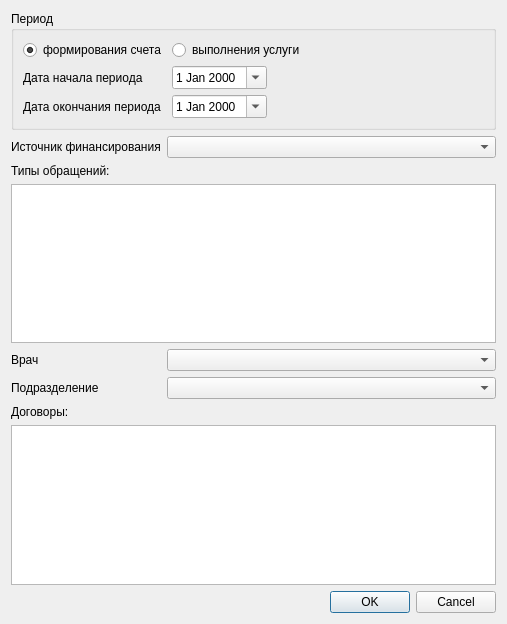
<?xml version="1.0" encoding="UTF-8"?>
<ui version="4.0">
 <class>ReportFinanceSummarySetupDialog</class>
 <widget class="QDialog" name="ReportFinanceSummarySetupDialog">
  <property name="geometry">
   <rect>
    <x>0</x>
    <y>0</y>
    <width>507</width>
    <height>624</height>
   </rect>
  </property>
  <property name="windowTitle">
   <string>Dialog</string>
  </property>
  <layout class="QGridLayout" name="gridLayout">
   <item row="0" column="0" colspan="3">
    <widget class="QGroupBox" name="groupBox">
     <property name="title">
      <string>Период</string>
     </property>
     <layout class="QGridLayout" name="gridLayout_2">
      <item row="1" column="1">
       <widget class="CDateEdit" name="edtBegDate">
        <property name="sizePolicy">
         <sizepolicy hsizetype="Maximum" vsizetype="Fixed">
          <horstretch>0</horstretch>
          <verstretch>0</verstretch>
         </sizepolicy>
        </property>
        <property name="calendarPopup">
         <bool>true</bool>
        </property>
       </widget>
      </item>
      <item row="1" column="0">
       <widget class="QLabel" name="lblBegDate">
        <property name="text">
         <string>Дата начала периода</string>
        </property>
        <property name="buddy">
         <cstring>edtBegDate</cstring>
        </property>
       </widget>
      </item>
      <item row="2" column="1">
       <widget class="CDateEdit" name="edtEndDate">
        <property name="sizePolicy">
         <sizepolicy hsizetype="Maximum" vsizetype="Fixed">
          <horstretch>0</horstretch>
          <verstretch>0</verstretch>
         </sizepolicy>
        </property>
        <property name="calendarPopup">
         <bool>true</bool>
        </property>
       </widget>
      </item>
      <item row="2" column="0">
       <widget class="QLabel" name="lblEndDate">
        <property name="text">
         <string>Дата окончания периода</string>
        </property>
       </widget>
      </item>
      <item row="0" column="0">
       <widget class="QRadioButton" name="rbtnByFormingAccountDate">
        <property name="text">
         <string>формирования счета</string>
        </property>
        <property name="checked">
         <bool>true</bool>
        </property>
       </widget>
      </item>
      <item row="1" column="2">
       <spacer name="horizontalSpacer">
        <property name="orientation">
         <enum>Qt::Horizontal</enum>
        </property>
        <property name="sizeHint" stdset="0">
         <size>
          <width>103</width>
          <height>20</height>
         </size>
        </property>
       </spacer>
      </item>
      <item row="0" column="1">
       <widget class="QRadioButton" name="rbtnByActionEndDate">
        <property name="text">
         <string>выполнения услуги</string>
        </property>
       </widget>
      </item>
     </layout>
     <zorder>lblEndDate</zorder>
     <zorder>lblBegDate</zorder>
     <zorder>edtBegDate</zorder>
     <zorder>horizontalSpacer</zorder>
     <zorder>edtEndDate</zorder>
     <zorder>rbtnByFormingAccountDate</zorder>
     <zorder>rbtnByActionEndDate</zorder>
    </widget>
   </item>
   <item row="7" column="1" colspan="2">
    <widget class="COrgStructureComboBox" name="cmbOrgStruct"/>
   </item>
   <item row="7" column="0">
    <widget class="QLabel" name="lblOrgStruct">
     <property name="text">
      <string>Подразделение</string>
     </property>
    </widget>
   </item>
   <item row="1" column="0">
    <widget class="QLabel" name="lblFinanceType">
     <property name="text">
      <string>Источник финансирования</string>
     </property>
    </widget>
   </item>
   <item row="1" column="1" colspan="2">
    <widget class="CRBComboBox" name="cmbFinanceType"/>
   </item>
   <item row="6" column="1" colspan="2">
    <widget class="CPersonComboBoxEx" name="cmbPerson"/>
   </item>
   <item row="3" column="0">
    <widget class="QLabel" name="label">
     <property name="text">
      <string>Типы обращений:</string>
     </property>
    </widget>
   </item>
   <item row="6" column="0">
    <widget class="QLabel" name="lblPerson">
     <property name="text">
      <string>Врач</string>
     </property>
    </widget>
   </item>
   <item row="4" column="0" colspan="3">
    <widget class="CRBListBox" name="lstItems"/>
   </item>
   <item row="10" column="2">
    <widget class="QDialogButtonBox" name="buttonBox">
     <property name="orientation">
      <enum>Qt::Horizontal</enum>
     </property>
     <property name="standardButtons">
      <set>QDialogButtonBox::Cancel|QDialogButtonBox::Ok</set>
     </property>
    </widget>
   </item>
   <item row="8" column="0">
    <widget class="QLabel" name="lblContract">
     <property name="text">
      <string>Договоры:</string>
     </property>
    </widget>
   </item>
   <item row="9" column="0" colspan="3">
    <widget class="CTableView" name="lstContracts">
     <property name="selectionMode">
      <enum>QAbstractItemView::MultiSelection</enum>
     </property>
     <attribute name="horizontalHeaderVisible">
      <bool>true</bool>
     </attribute>
    </widget>
   </item>
  </layout>
  <zorder>groupBox</zorder>
  <zorder>lblPerson</zorder>
  <zorder>label</zorder>
  <zorder>buttonBox</zorder>
  <zorder>lstItems</zorder>
  <zorder>lblFinanceType</zorder>
  <zorder>cmbPerson</zorder>
  <zorder>cmbFinanceType</zorder>
  <zorder>lblContract</zorder>
  <zorder>lblOrgStruct</zorder>
  <zorder>cmbOrgStruct</zorder>
  <zorder>lstContracts</zorder>
 </widget>
 <customwidgets>
  <customwidget>
   <class>CDateEdit</class>
   <extends>QDateEdit</extends>
   <header>library/DateEdit</header>
  </customwidget>
  <customwidget>
   <class>CRBComboBox</class>
   <extends>QComboBox</extends>
   <header>library/crbcombobox.h</header>
  </customwidget>
  <customwidget>
   <class>COrgStructureComboBox</class>
   <extends>QComboBox</extends>
   <header>Orgs/OrgStructComboBoxes.h</header>
  </customwidget>
  <customwidget>
   <class>CPersonComboBoxEx</class>
   <extends>QComboBox</extends>
   <header>Orgs/PersonComboBoxEx.h</header>
  </customwidget>
  <customwidget>
   <class>CRBListBox</class>
   <extends>QListView</extends>
   <header>library/RBListBox.h</header>
  </customwidget>
  <customwidget>
   <class>CTableView</class>
   <extends>QTableView</extends>
   <header>library/TableView.h</header>
  </customwidget>
 </customwidgets>
 <resources/>
 <connections>
  <connection>
   <sender>buttonBox</sender>
   <signal>accepted()</signal>
   <receiver>ReportFinanceSummarySetupDialog</receiver>
   <slot>accept()</slot>
   <hints>
    <hint type="sourcelabel">
     <x>248</x>
     <y>254</y>
    </hint>
    <hint type="destinationlabel">
     <x>157</x>
     <y>274</y>
    </hint>
   </hints>
  </connection>
  <connection>
   <sender>buttonBox</sender>
   <signal>rejected()</signal>
   <receiver>ReportFinanceSummarySetupDialog</receiver>
   <slot>reject()</slot>
   <hints>
    <hint type="sourcelabel">
     <x>316</x>
     <y>260</y>
    </hint>
    <hint type="destinationlabel">
     <x>286</x>
     <y>274</y>
    </hint>
   </hints>
  </connection>
 </connections>
</ui>
